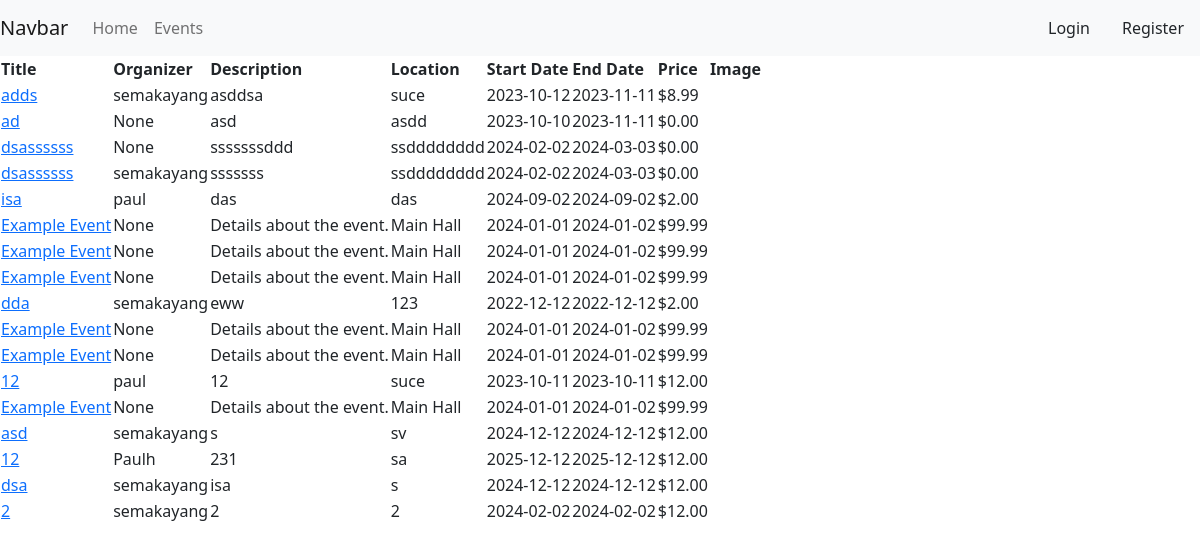
Screenshot of /events/ with the database file from the repository.
### GoTicketsApp/models.py (models this page shows)
class Event(models.Model):
    title = models.CharField(max_length=80)
    organizer = models.ForeignKey(User, null=True, blank = True, on_delete=models.CASCADE, related_name= 'organizer' )
    description = models.TextField()
    location = models.CharField(max_length=30)
    start_date = models.DateField()
    end_date = models.DateField()
    image = models.ImageField(upload_to='images/')
    price = models.DecimalField(max_digits=6, decimal_places=2)

### GoTicketsApp/views.py (the view)
# urls.py: path('events/', views.events, name='events'),
def events(request):
    events = Event.objects.all()
    context = {
        'events': events
    }
    return render(request, 'GoTickets/events.html', context)

### GoTicketsApp/templates/GoTickets/events.html
{% extends 'GoTickets/base/base.html' %}
{% load static %}
{% block content %}
<div class="event-table-container">
    <table class="event-table">
        <thead>
            <tr>
                <th>Title</th>
                <th>Organizer</th>
                <th>Description</th>
                <th>Location</th>
                <th>Start Date</th>
                <th>End Date</th>
                <th>Price</th>
                <th>Image</th>
            </tr>
        </thead>
        <tbody>
            {% for event in events %}
            <tr>
                <td><a href="/events/{{ event.id }}">{{ event.title }}</a></td>
                <td>{{ event.organizer }}</td>
                <td>{{ event.description }}</td>
                <td>{{ event.location }}</td>
                <td>{{ event.start_date | date:"Y-m-d" }}</td>
                <td>{{ event.end_date | date:"Y-m-d" }}</td>
                <td>${{ event.price | floatformat:2 }}</td>
            </tr>
            {% endfor %}
        </tbody>
    </table>
</div>
{% endblock %}

### rows the page displays
Event: title "adds", organizer "semakayang", description "asddsa", location "suce", start_date "2023-10-12", end_date "2023-11-11", price "8.99"
Event: title "ad", organizer "None", description "asd", location "asdd", start_date "2023-10-10", end_date "2023-11-11", price "0.00"
Event: title "dsassssss", organizer "None", description "sssssssddd", location "ssdddddddd", start_date "2024-02-02", end_date "2024-03-03", price "0.00"
Event: title "dsassssss", organizer "semakayang", description "sssssss", location "ssdddddddd", start_date "2024-02-02", end_date "2024-03-03", price "0.00"
Event: title "isa", organizer "paul", description "das", location "das", start_date "2024-09-02", end_date "2024-09-02", price "2.00"
Event: title "Example Event", organizer "None", description "Details about the event.", location "Main Hall", start_date "2024-01-01", end_date "2024-01-02", price "99.99"
Event: title "Example Event", organizer "None", description "Details about the event.", location "Main Hall", start_date "2024-01-01", end_date "2024-01-02", price "99.99"
Event: title "Example Event", organizer "None", description "Details about the event.", location "Main Hall", start_date "2024-01-01", end_date "2024-01-02", price "99.99"
Event: title "dda", organizer "semakayang", description "eww", location "123", start_date "2022-12-12", end_date "2022-12-12", price "2.00"
Event: title "Example Event", organizer "None", description "Details about the event.", location "Main Hall", start_date "2024-01-01", end_date "2024-01-02", price "99.99"
Event: title "Example Event", organizer "None", description "Details about the event.", location "Main Hall", start_date "2024-01-01", end_date "2024-01-02", price "99.99"
Event: title "12", organizer "paul", description "12", location "suce", start_date "2023-10-11", end_date "2023-10-11", price "12.00"
Event: title "Example Event", organizer "None", description "Details about the event.", location "Main Hall", start_date "2024-01-01", end_date "2024-01-02", price "99.99"
Event: title "asd", organizer "semakayang", description "s", location "sv", start_date "2024-12-12", end_date "2024-12-12", price "12.00"
Event: title "12", organizer "Paulh", description "231", location "sa", start_date "2025-12-12", end_date "2025-12-12", price "12.00"
Event: title "dsa", organizer "semakayang", description "isa", location "s", start_date "2024-12-12", end_date "2024-12-12", price "12.00"
Event: title "2", organizer "semakayang", description "2", location "2", start_date "2024-02-02", end_date "2024-02-02", price "12.00"
